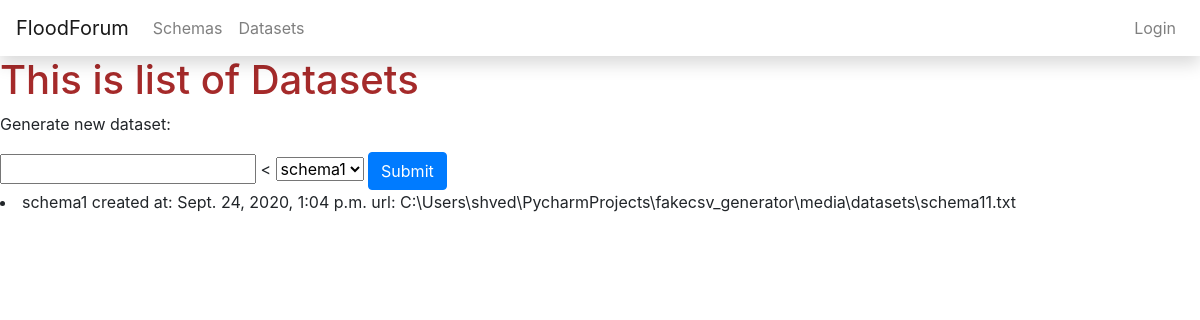
/schemas/datasets/, run on an earlier commit of the app's database.
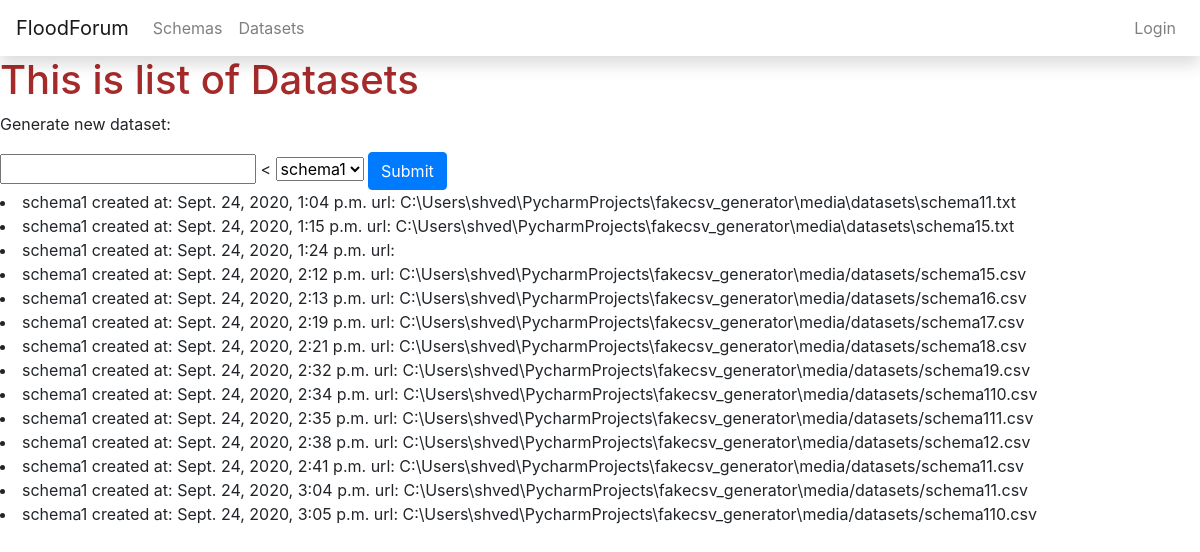
And on a later commit of the database.
### schemas/models.py (models this page shows, shortened)
class DataSet(models.Model):
    title = models.CharField(max_length=80, blank=True, null=True)
    status = models.CharField(max_length=80, blank=True, null=True)
    date = models.DateTimeField(auto_now_add=True)
    url = models.FilePathField(path="media/datasets", blank=True, null=True)
    def __str__(self):
        return self.title

### schemas/views.py (the view)
# urls.py: path('datasets/', DataSetListView.as_view(), name="dataset_list"),
class DataSetListView(ListView):
    model = DataSet
    def get_context_data(self, **kwargs):
        context = super().get_context_data(**kwargs)
        context['schema_list'] = Schema.objects.all()
        return context

### schemas/models.py (called while the page is built)
    def __str__(self):
        return self.name

### schemas/templates/schemas/dataset_list.html (shortened to what this page needs)
{% extends "base.html" %}
{% block body %}
    <h1>This is list of Datasets</h1>
    <p>Generate new dataset:</p>
    <form action="{% url "schemas:dataset_create" %}" method="post">
        <input name="rows" type="number">
<        <select name="schema" id="schema">
            {% for schema in schema_list %}
            <option value="{{schema}}">{{schema}}</option>
            {% endfor %}
        </select>
        <input class = "btn btn-primary" type="submit">
    </form>
    {% for dataset in dataset_list%}
        <li>
            {{dataset}} created at: {{dataset.date}} url: {{dataset.url}}
        </li>
    {% endfor %}
{% endblock body %}

What changed in the data, as far as the page shows it:
added DataSet: title "schema1", date "Sept. 24, 2020, 1:15 p.m.", url "C:\\Users\\shved\\PycharmProjects\\fakecsv_generator\\media\\datasets\\schema15.txt"
added DataSet: title "schema1", date "Sept. 24, 2020, 1:24 p.m."
added DataSet: title "schema1", date "Sept. 24, 2020, 2:12 p.m.", url "C:\\Users\\shved\\PycharmProjects\\fakecsv_generator\\media/datasets/schema15.csv"
added DataSet: title "schema1", date "Sept. 24, 2020, 2:13 p.m.", url "C:\\Users\\shved\\PycharmProjects\\fakecsv_generator\\media/datasets/schema16.csv"
added DataSet: title "schema1", date "Sept. 24, 2020, 2:19 p.m.", url "C:\\Users\\shved\\PycharmProjects\\fakecsv_generator\\media/datasets/schema17.csv"
added DataSet: title "schema1", date "Sept. 24, 2020, 2:21 p.m.", url "C:\\Users\\shved\\PycharmProjects\\fakecsv_generator\\media/datasets/schema18.csv"
added DataSet: title "schema1", date "Sept. 24, 2020, 2:32 p.m.", url "C:\\Users\\shved\\PycharmProjects\\fakecsv_generator\\media/datasets/schema19.csv"
added DataSet: title "schema1", date "Sept. 24, 2020, 2:34 p.m.", url "C:\\Users\\shved\\PycharmProjects\\fakecsv_generator\\media/datasets/schema110.csv"
added DataSet: title "schema1", date "Sept. 24, 2020, 2:35 p.m.", url "C:\\Users\\shved\\PycharmProjects\\fakecsv_generator\\media/datasets/schema111.csv"
added DataSet: title "schema1", date "Sept. 24, 2020, 2:38 p.m.", url "C:\\Users\\shved\\PycharmProjects\\fakecsv_generator\\media/datasets/schema12.csv"
added DataSet: title "schema1", date "Sept. 24, 2020, 2:41 p.m.", url "C:\\Users\\shved\\PycharmProjects\\fakecsv_generator\\media/datasets/schema11.csv"
added DataSet: title "schema1", date "Sept. 24, 2020, 3:04 p.m.", url "C:\\Users\\shved\\PycharmProjects\\fakecsv_generator\\media/datasets/schema11.csv"
added DataSet: title "schema1", date "Sept. 24, 2020, 3:05 p.m.", url "C:\\Users\\shved\\PycharmProjects\\fakecsv_generator\\media/datasets/schema110.csv"
